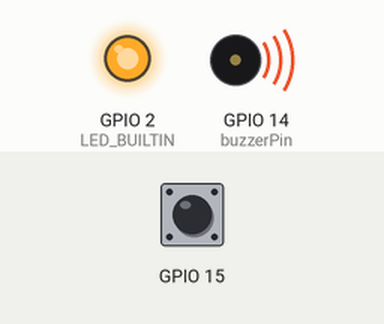
This sketch was run on a simulated ESP32. On the bench: output pins drawn as LEDs (lit = HIGH), buzzer (waves = sounding, pin HIGH). Inputs (shaded band) come from the test bench; at power-on: GPIO 15 HIGH. WiFi joins after 1.5 s; servers stay silent unless stated; random numbers use the default seed unless the sketch sets one; web services answer with replies made up by the test bench; what the sketch prints to the serial monitor is not drawn. At 3.7 s the program puts the board to deep sleep or switches it off; the recording ends there.

Above: at 0.1 s.
At 1.1 s:
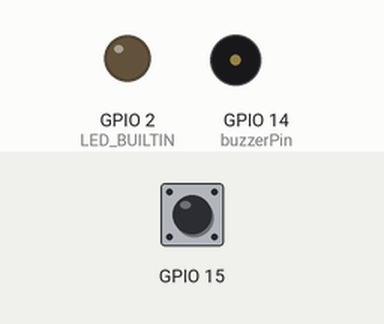
Timing chart, 0 to 2.6 s (numbered marks = the images above):
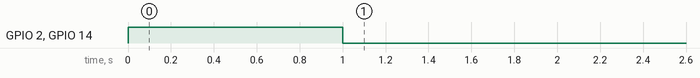

The sketch:

Final_Code.ino
```cpp
#include <WiFi.h>
#include <HTTPClient.h>

int buzzerPin = 14;
const char* ssid = "vancouver";
const char* password = "butchart@0812";
const char* serverName = "http://maker.ifttt.com/trigger/lexi/json/with/key/bhztfFfzJdaUiBlvHfGAWo";
unsigned long lastTime = 0;
unsigned long timerDelay = 10000;


#define Threshold 40 /* Greater the value, more the sensitivity */

RTC_DATA_ATTR int bootCount = 0;
touch_pad_t touchPin;
/*
Method to print the reason by which ESP32
has been awaken from sleep
*/
void print_wakeup_reason(){
  esp_sleep_wakeup_cause_t wakeup_reason;

  wakeup_reason = esp_sleep_get_wakeup_cause();

  switch(wakeup_reason)
  {
    case ESP_SLEEP_WAKEUP_EXT0 : Serial.println("Wakeup caused by external signal using RTC_IO"); break;
    case ESP_SLEEP_WAKEUP_EXT1 : Serial.println("Wakeup caused by external signal using RTC_CNTL"); break;
    case ESP_SLEEP_WAKEUP_TIMER : Serial.println("Wakeup caused by timer"); break;
    case ESP_SLEEP_WAKEUP_TOUCHPAD : Serial.println("Wakeup caused by touchpad"); break;
    case ESP_SLEEP_WAKEUP_ULP : Serial.println("Wakeup caused by ULP program"); break;
    default : Serial.printf("Wakeup was not caused by deep sleep: %d\n",wakeup_reason); break;
  }
}

/*
Method to print the touchpad by which ESP32
has been awaken from sleep
*/
void print_wakeup_touchpad(){
  touchPin = esp_sleep_get_touchpad_wakeup_status();

  switch(touchPin)
  {
    case 0  : Serial.println("Touch detected on GPIO 4"); break;
    case 1  : Serial.println("Touch detected on GPIO 0"); break;
    case 2  : Serial.println("Touch detected on GPIO 2"); break;
    case 3  : Serial.println("Touch detected on GPIO 15"); break;
    case 4  : Serial.println("Touch detected on GPIO 13"); break;
    case 5  : Serial.println("Touch detected on GPIO 12"); break;
    case 6  : Serial.println("Touch detected on GPIO 14"); break;
    case 7  : Serial.println("Touch detected on GPIO 27"); break;
    case 8  : Serial.println("Touch detected on GPIO 33"); break;
    case 9  : Serial.println("Touch detected on GPIO 32"); break;
    default : Serial.println("Wakeup not by touchpad"); break;
  }
}

void callback(){
  //placeholder callback function
}

void initWifi(){
  WiFi.begin(ssid, password);
  Serial.println("Connecting");
  while (WiFi.status() != WL_CONNECTED) {
    delay(500);
    Serial.print(".");
  }
  Serial.println("");
  Serial.print("Connected to WiFi network with IP Address: ");
  Serial.println(WiFi.localIP());

  Serial.println("Timer set to 10 seconds (timerDelay variable), it will take 10 seconds before publishing the first reading.");

  // Random seed is a number used to initialize a pseudorandom number generator
  randomSeed(analogRead(33));
}

void setup(){
  pinMode(buzzerPin, OUTPUT);
  pinMode(LED_BUILTIN, OUTPUT);

  digitalWrite(buzzerPin, HIGH);
  digitalWrite(LED_BUILTIN, HIGH);
  delay(1000);
  digitalWrite(buzzerPin, LOW);
  digitalWrite(LED_BUILTIN, LOW);

  Serial.begin(115200);
  delay(1000); //Take some time to open up the Serial Monitor

  //Increment boot number and print it every reboot
  ++bootCount;
  Serial.println("Boot number: " + String(bootCount));

  //Print the wakeup reason for ESP32 and touchpad too
  print_wakeup_reason();
  print_wakeup_touchpad();
  initWifi();
  sendHttpMessage();
  //Setup interrupt on Touch Pad 3 (GPIO15)
  touchAttachInterrupt(T3, callback, Threshold);

  //Configure Touchpad as wakeup source
  esp_sleep_enable_touchpad_wakeup();

  //Go to sleep now
  Serial.println("Going to sleep now");
  esp_deep_sleep_start();
  Serial.println("This will never be printed");
}

void loop(){
  //This will never be reached
}

void sendHttpMessage() {
    if (WiFi.status() == WL_CONNECTED) {
      WiFiClient client;
      HTTPClient http;

      // Your Domain name with URL path or IP address with path
      http.begin(client, serverName);

      // Specify content-type header
      http.addHeader("Content-Type", "application/json");
      // Data to send with HTTP POST
      String httpRequestData = "{\"value1\":\"" + String(random(40)) + "\",\"value2\":\"" + String(random(40)) + "\",\"value3\":\"" + String(random(40)) + "\"}";
      // Send HTTP POST request
      int httpResponseCode = http.POST(httpRequestData);

      /*
        // If you need an HTTP request with a content type: application/json, use the following:
        http.addHeader("Content-Type", "application/json");
        // JSON data to send with HTTP POST
        String httpRequestData = "{\"value1\":\"" + String(random(40)) + "\",\"value2\":\"" + String(random(40)) + "\",\"value3\":\"" + String(random(40)) + "\"}";
        // Send HTTP POST request
        int httpResponseCode = http.POST(httpRequestData);
      */
      Serial.println(httpRequestData);
      Serial.println(serverName);
      Serial.print("HTTP Response code: ");
      Serial.println(httpResponseCode);
      Serial.println(http.getString());
      // Free resources
      http.end();
    }
    else {
      Serial.println("WiFi Disconnected");
    }
  }
```

Measured:
- by itself, GPIO 2 (LED_BUILTIN), GPIO 14 (buzzerPin): LOW → HIGH at 0.00 s, → LOW 1.0 s later
